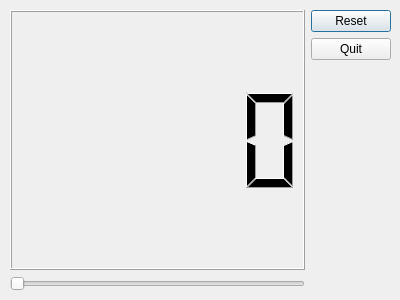
<?xml version="1.0" encoding="UTF-8"?>
<ui version="4.0">
 <class>Dialog</class>
 <widget class="QDialog" name="Dialog">
  <property name="geometry">
   <rect>
    <x>0</x>
    <y>0</y>
    <width>400</width>
    <height>300</height>
   </rect>
  </property>
  <property name="windowTitle">
   <string>Dialog</string>
  </property>
  <widget class="QWidget" name="layoutWidget">
   <property name="geometry">
    <rect>
     <x>10</x>
     <y>10</y>
     <width>381</width>
     <height>281</height>
    </rect>
   </property>
   <layout class="QHBoxLayout" name="horizontalLayout">
    <item>
     <layout class="QVBoxLayout" name="verticalLayout_2">
      <item>
       <widget class="QLCDNumber" name="lcdNumber"/>
      </item>
      <item>
       <widget class="QSlider" name="horizontalSlider">
        <property name="orientation">
         <enum>Qt::Horizontal</enum>
        </property>
       </widget>
      </item>
     </layout>
    </item>
    <item>
     <layout class="QVBoxLayout" name="buttonsLayout">
      <item alignment="Qt::AlignHCenter">
       <widget class="QPushButton" name="resetButton">
        <property name="sizePolicy">
         <sizepolicy hsizetype="Fixed" vsizetype="Fixed">
          <horstretch>0</horstretch>
          <verstretch>0</verstretch>
         </sizepolicy>
        </property>
        <property name="text">
         <string>Reset</string>
        </property>
       </widget>
      </item>
      <item alignment="Qt::AlignHCenter">
       <widget class="QPushButton" name="quitButton">
        <property name="sizePolicy">
         <sizepolicy hsizetype="Fixed" vsizetype="Fixed">
          <horstretch>0</horstretch>
          <verstretch>0</verstretch>
         </sizepolicy>
        </property>
        <property name="text">
         <string>Quit</string>
        </property>
       </widget>
      </item>
      <item>
       <spacer name="verticalSpacer">
        <property name="orientation">
         <enum>Qt::Vertical</enum>
        </property>
        <property name="sizeHint" stdset="0">
         <size>
          <width>20</width>
          <height>40</height>
         </size>
        </property>
       </spacer>
      </item>
     </layout>
    </item>
   </layout>
  </widget>
 </widget>
 <tabstops>
  <tabstop>resetButton</tabstop>
  <tabstop>quitButton</tabstop>
 </tabstops>
 <resources/>
 <connections>
  <connection>
   <sender>horizontalSlider</sender>
   <signal>valueChanged(int)</signal>
   <receiver>lcdNumber</receiver>
   <slot>display(int)</slot>
   <hints>
    <hint type="sourcelabel">
     <x>158</x>
     <y>277</y>
    </hint>
    <hint type="destinationlabel">
     <x>158</x>
     <y>136</y>
    </hint>
   </hints>
  </connection>
  <connection>
   <sender>quitButton</sender>
   <signal>clicked()</signal>
   <receiver>Dialog</receiver>
   <slot>close()</slot>
   <hints>
    <hint type="sourcelabel">
     <x>351</x>
     <y>53</y>
    </hint>
    <hint type="destinationlabel">
     <x>199</x>
     <y>149</y>
    </hint>
   </hints>
  </connection>
 </connections>
</ui>
